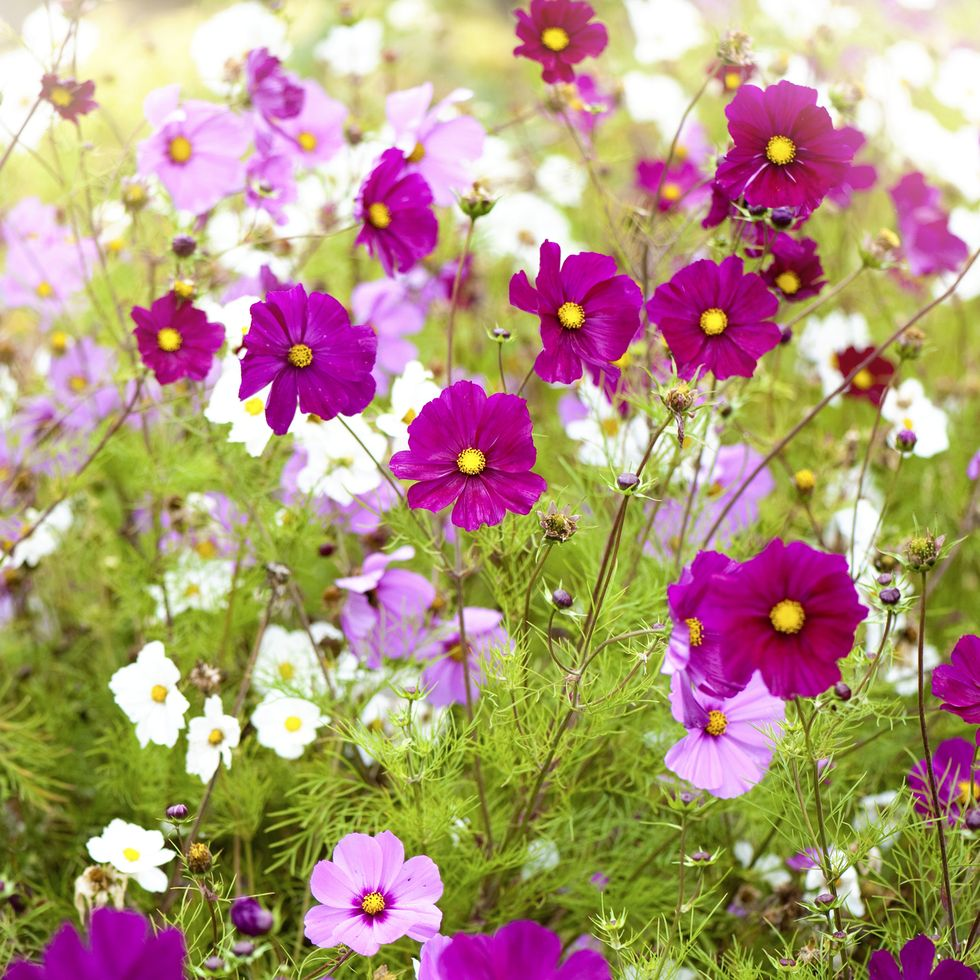
#> input picture Session 4/flowers.jpg, 980 x 980 px
$ jupyter execute 5-edge_detection_main.ipynb
#> lines starting #> are read from the running program, lines starting #| are printed output that depends on the picture
<div dir="rtl" align="right">
<b>استيراد المكتبات</b><br>
نستورد مكتبة <code>cv2</code> لمعالجة الصور، و<code>matplotlib</code> لعرضها، و<code>numpy</code> للعمليات الرياضية على المصفوفات.
</div>

[cell 1]
import cv2
from matplotlib import pyplot as plt
import numpy as np

<div dir="rtl" align="right">
<b>قراءة الصورة وتحويلها إلى رمادي</b><br>
نقرأ الصورة من الملف ثم نحولها فوراً إلى تدرج رمادي (Grayscale). خوارزمية Canny تعمل على الصور الرمادية لأنها تحتاج إلى حساب التدرجات (Gradients) في شدة الإضاءة فقط.
</div>

[cell 2]
image = cv2.imread('flowers.jpg')
#> image is the input picture: shape (980, 980, 3); mean B, G, R 124.3, 150.3, 177.2
image = cv2.cvtColor(image, cv2.COLOR_BGR2GRAY)
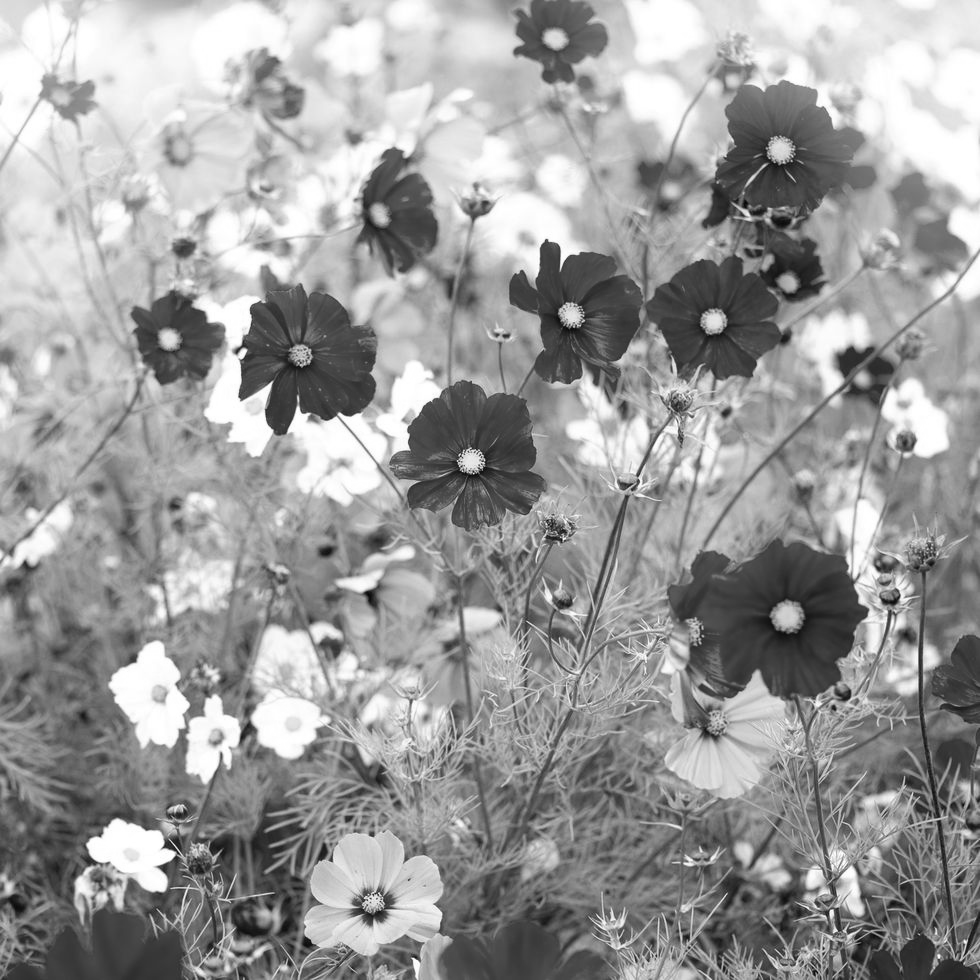
#> image: shape (980, 980); min 4, max 255, mean 155.3

<div dir="rtl" align="right">
<b>اكتشاف الحواف باستخدام خوارزمية Canny</b><br>
نستخدم <code>cv2.Canny()</code> لاكتشاف الحواف في الصورة. تعمل الخوارزمية بأربع خطوات: تنعيم الضوضاء، حساب التدرجات، قمع غير القمم (Non-Maximum Suppression)، وأخيراً العتبة المزدوجة (Double Thresholding).<br>
<code>100</code>: الحد الأدنى للعتبة — الحواف تحته تُحذف.<br>
<code>200</code>: الحد الأعلى للعتبة — الحواف فوقه تُقبل بشكل مؤكد.
</div>

[cell 3]
edges = cv2.Canny(image, 100,200)
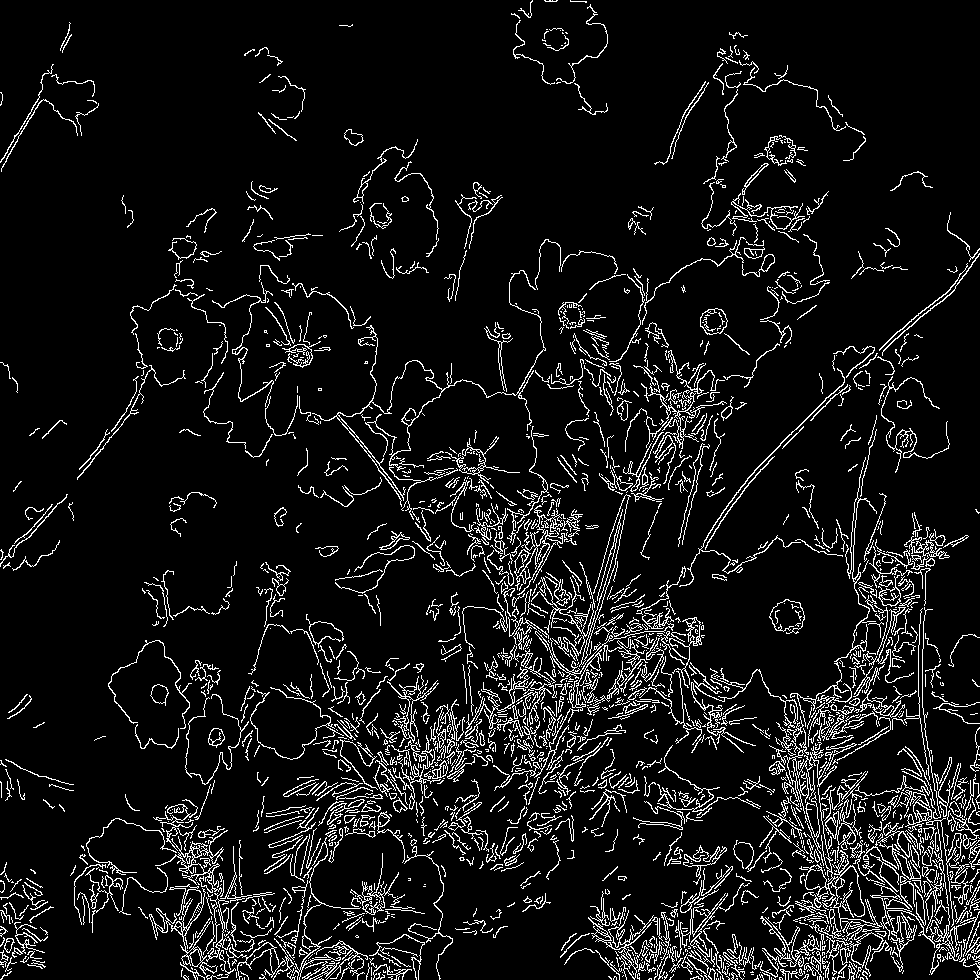
#> edges: shape (980, 980); 8.1% white in thin lines or dots

$ run again, with Session 4/stop_sign.jpg copied over Session 4/flowers.jpg
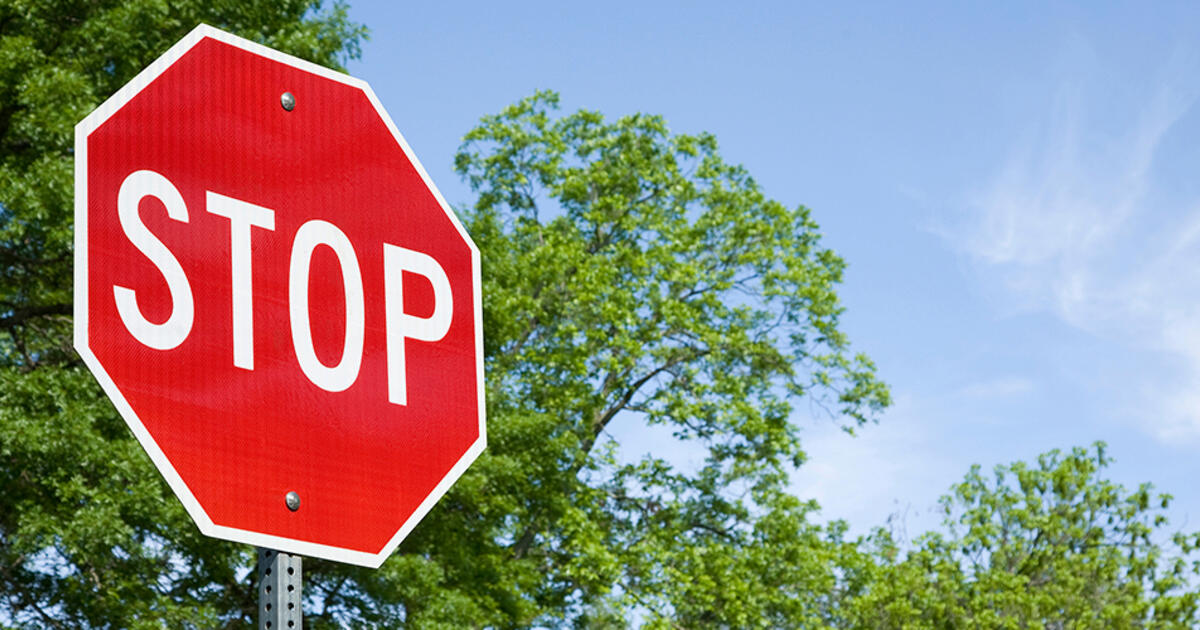
#> input picture Session 4/stop_sign.jpg, 1200 x 630 px
#> image is the input picture: shape (630, 1200, 3); mean B, G, R 134, 138.7, 148.1
#> `image = cv2.cvtColor(image, cv2.COLOR_BGR2GRAY)`:
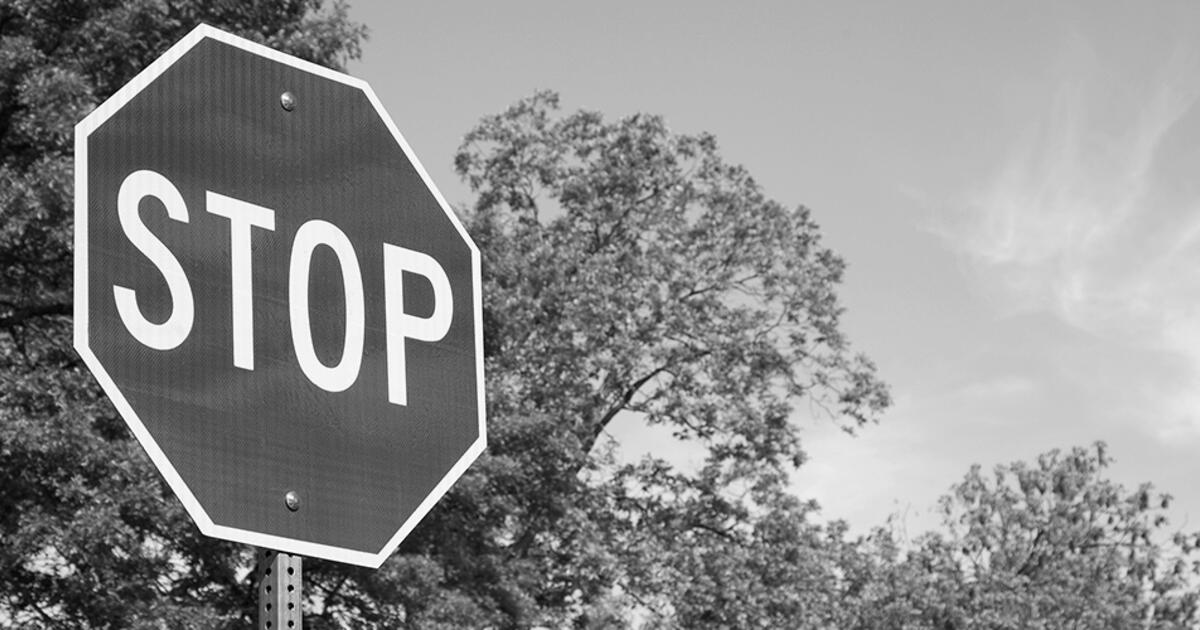
#> image: shape (630, 1200); min 0, max 255, mean 140.9
#> `edges = cv2.Canny(image, 100,200)`:
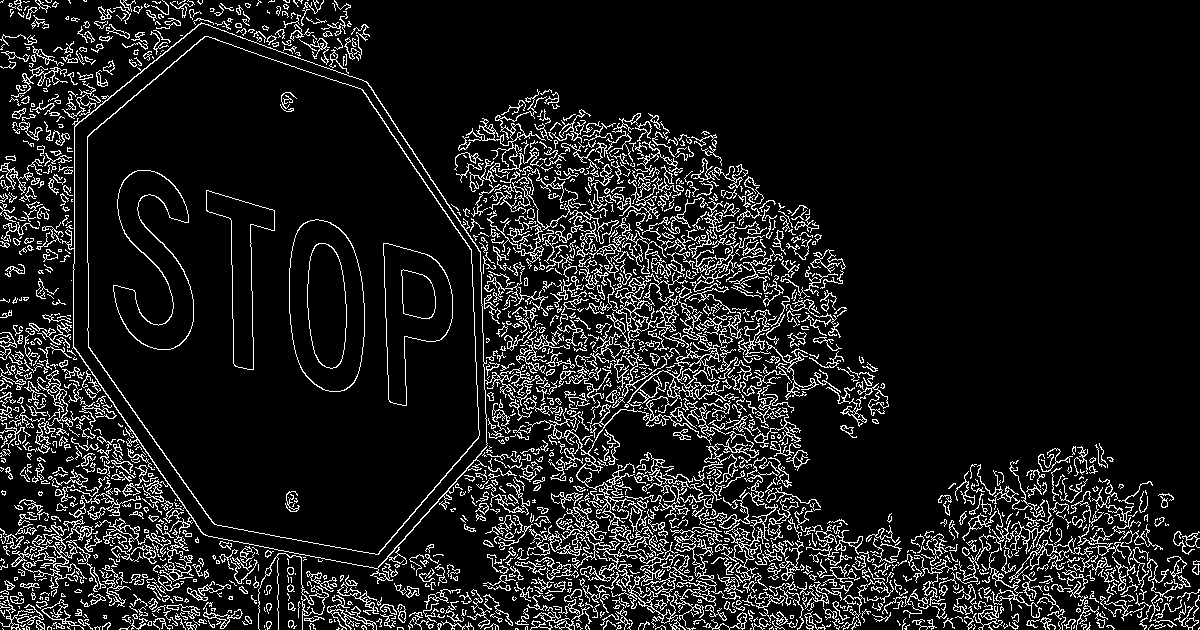
#> edges: shape (630, 1200); 11% white in thin lines or dots

$ run again, with Session 4/Bilateral.png saved as Session 4/flowers.jpg
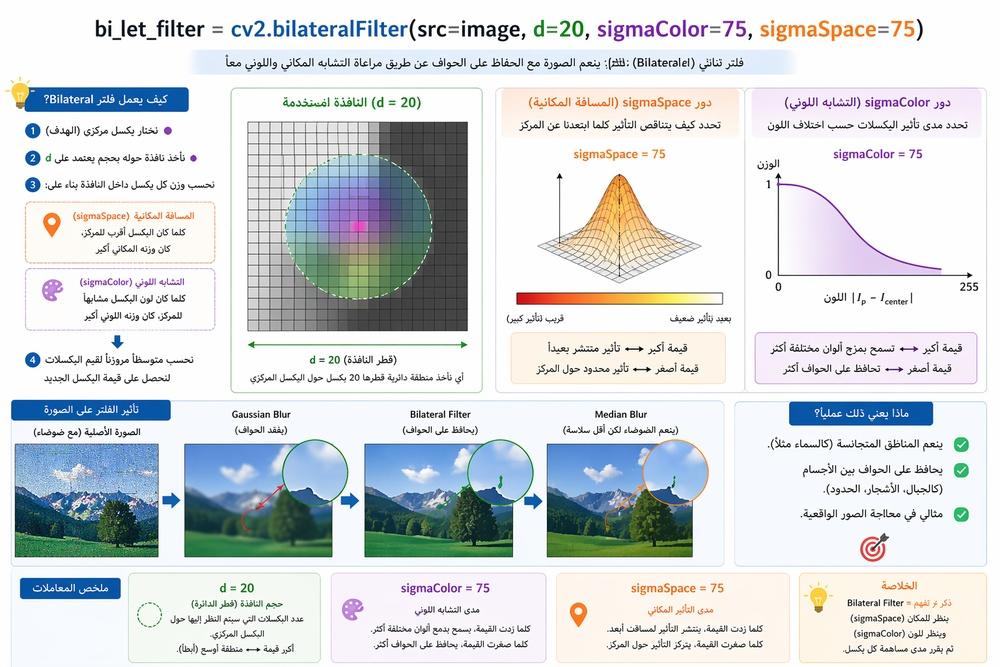
#> input picture Session 4/Bilateral.png, 1000 x 667 px, shrunk from 1536 x 1024 before the run
#> image is the input picture: shape (667, 1000, 3); mean B, G, R 220, 217.5, 213
#> `image = cv2.cvtColor(image, cv2.COLOR_BGR2GRAY)`:
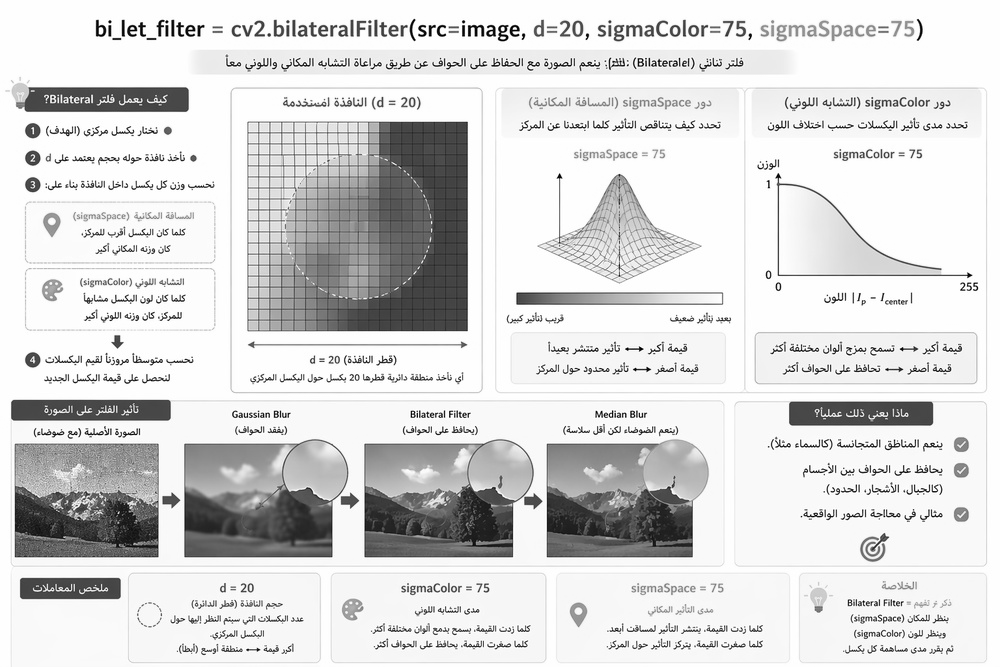
#> image: shape (667, 1000); min 0, max 255, mean 216.4
#> `edges = cv2.Canny(image, 100,200)`:
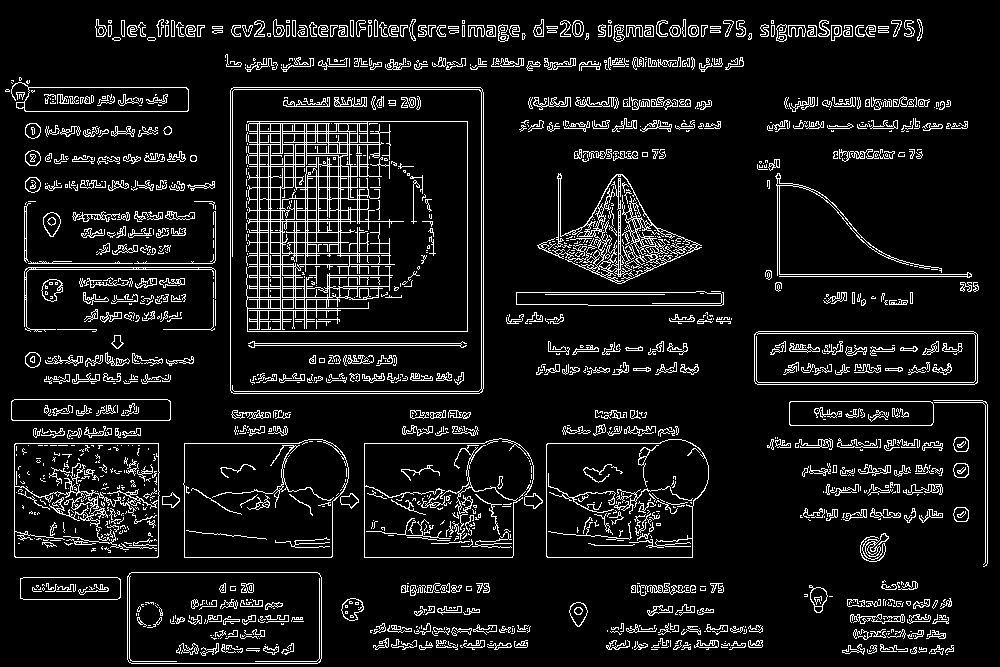
#> edges: shape (667, 1000); 9.1% white in thin lines or dots
